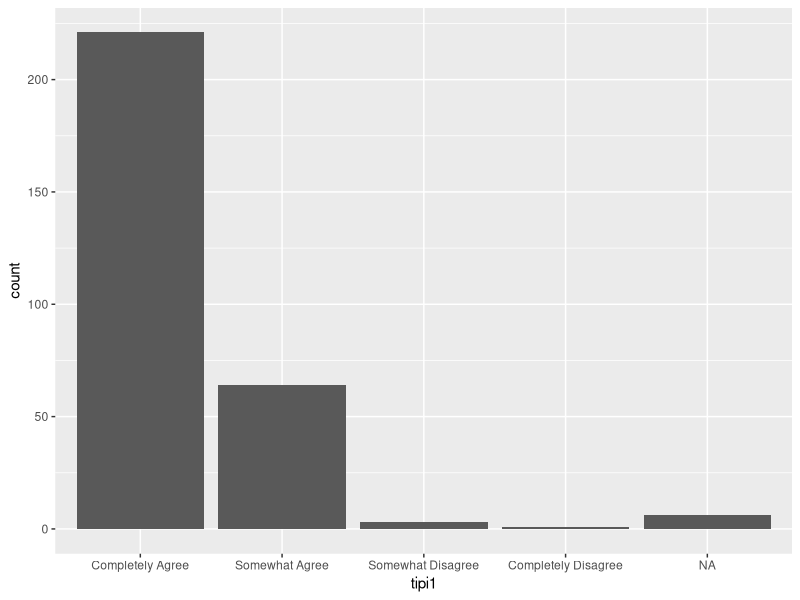

This chart was generated by the following R code: (Note: this script raises an error after producing the figure.)
library(tidyverse)
library(readxl)
library(ggplot2)
setwd("~/HIP")

data = read_excel('weekdayend_all.xlsx') 

#### AT (Evening) ####

# Question regarding AT11 AT12language variable(s)

AT = c('tipi1',
       'tipi2',
       'tipi3',
       'tipi4',
       'tipi5',
       'tipi6',
       'tipi7',
       'tipi8',
       'tipi9',
       'tipi10')

data_AT = data %>%
  select(all_of(AT)) %>%
  mutate(across(AT[c(1:10)], as.factor)) %>%
  mutate(across(AT[c(1:10)], ~recode(.,
                                     `0` = 'Completely Agree',
                                     `1` = 'Somewhat Agree',
                                     `2` = 'Neither agree nor disagree',
                                     `3` = 'Somewhat Disagree',
                                     `4` = 'Completely Disagree'))) 

str(data_AT) 

ggplot(data = data_AT) +
  geom_bar(aes(x = tipi1)) +
  ggsave('AT1.png')

ggplot(data = data_AT) +
  geom_bar(aes(x = tipi2)) +
  ggsave('AT2.png')

ggplot(data = data_AT) +
  geom_bar(aes(x = tipi3)) +
  ggsave('AT3.png')

ggplot(data = data_AT) +
  geom_bar(aes(x = tipi4)) +
  ggsave('AT4.png')

ggplot(data = data_AT) +
  geom_bar(aes(x = tipi5)) +
  ggsave('AT5.png')

ggplot(data = data_AT) +
  geom_bar(aes(x = tipi6)) +
  ggsave('AT6.png')

ggplot(data = data_AT) +
  geom_bar(aes(x = tipi7)) +
  ggsave('AT7.png')

ggplot(data = data_AT) +
  geom_bar(aes(x = tipi8)) +
  ggsave('AT8.png')

ggplot(data = data_AT) +
  geom_bar(aes(x = tipi9)) +
  ggsave('AT9.png')

ggplot(data = data_AT) +
  geom_bar(aes(x = tipi10)) +
  ggsave('AT10.png')


#### WM (Evening) ####

# Question regarding series21_yesno - series37_yesno
WM1 = c('series11_yesno',
       'series12_yesno',
       'series13_yesno',
       'series14_yesno',
       'series15_yesno',
       'series16_yesno',
       'series17_yesno')

data_WM1 = data %>%
  select(all_of(WM1)) %>%
  mutate(across(WM1[c(1:7)], as.factor)) %>%
  mutate(across(WM1[c(1:7)], ~recode(.,
                                     `0` = 'Incorrect',
                                     `1` = 'Correct'))) 

str(data_WM1) 

ggplot(data = data_WM1) +
  geom_bar(aes(x = series11_yesno)) +
  ggsave('WM1.png')

ggplot(data = data_WM1) +
  geom_bar(aes(x = series12_yesno)) +
  ggsave('WM2.png')

ggplot(data = data_WM1) +
  geom_bar(aes(x = series13_yesno)) +
  ggsave('WM3.png')

ggplot(data = data_WM1) +
  geom_bar(aes(x = series14_yesno)) +
  ggsave('WM4.png')

ggplot(data = data_WM1) +
  geom_bar(aes(x = series15_yesno)) +
  ggsave('WM5.png')

ggplot(data = data_WM1) +
  geom_bar(aes(x = series16_yesno)) +
  ggsave('WM6.png')

ggplot(data = data_WM1) +
  geom_bar(aes(x = series17_yesno)) +
  ggsave('WM7.png')

WM2 = c('series21_yesno',
       'series22_yesno',
       'series23_yesno',
       'series24_yesno',
       'series25_yesno',
       'series26_yesno',
       'series27_yesno')

data_WM2 = data %>%
  select(all_of(WM2)) %>%
  mutate(across(WM2[c(1:7)], as.factor)) %>%
  mutate(across(WM2[c(1:7)], ~recode(.,
                                    `0` = 'Incorrect',
                                    `1` = 'Correct'))) 

ggplot(data = data_WM2) +
  geom_bar(aes(x = series21_yesno)) +
  ggsave('WM21.png')

ggplot(data = data_WM2) +
  geom_bar(aes(x = series22_yesno)) +
  ggsave('WM22.png')

ggplot(data = data_WM2) +
  geom_bar(aes(x = series23_yesno)) +
  ggsave('WM23.png')

ggplot(data = data_WM2) +
  geom_bar(aes(x = series24_yesno)) +
  ggsave('WM24.png')

ggplot(data = data_WM2) +
  geom_bar(aes(x = series25_yesno)) +
  ggsave('WM25.png')

ggplot(data = data_WM2) +
  geom_bar(aes(x = series26_yesno)) +
  ggsave('WM26.png')

ggplot(data = data_WM2) +
  geom_bar(aes(x = series27_yesno)) +
  ggsave('WM27.png')

WM3 = c('series31_yesno',
       'series32_yesno',
       'series33_yesno',
       'series34_yesno',
       'series35_yesno',
       'series36_yesno',
       'series37_yesno')

data_WM3 = data %>%
  select(all_of(WM3)) %>%
  mutate(across(WM3[c(1:7)], as.factor)) %>%
  mutate(across(WM3[c(1:7)], ~recode(.,
                                    `0` = 'Incorrect',
                                    `1` = 'Correct'))) 

ggplot(data = data_WM3) +
  geom_bar(aes(x = series31_yesno)) +
  ggsave('WM31.png')

ggplot(data = data_WM3) +
  geom_bar(aes(x = series32_yesno)) +
  ggsave('WM32.png')

ggplot(data = data_WM3) +
  geom_bar(aes(x = series33_yesno)) +
  ggsave('WM33.png')

ggplot(data = data_WM3) +
  geom_bar(aes(x = series34_yesno)) +
  ggsave('WM34.png')

ggplot(data = data_WM3) +
  geom_bar(aes(x = series35_yesno)) +
  ggsave('WM35.png')

ggplot(data = data_WM3) +
  geom_bar(aes(x = series36_yesno)) +
  ggsave('WM36.png')

ggplot(data = data_WM3) +
  geom_bar(aes(x = series37_yesno)) +
  ggsave('WM37.png')
